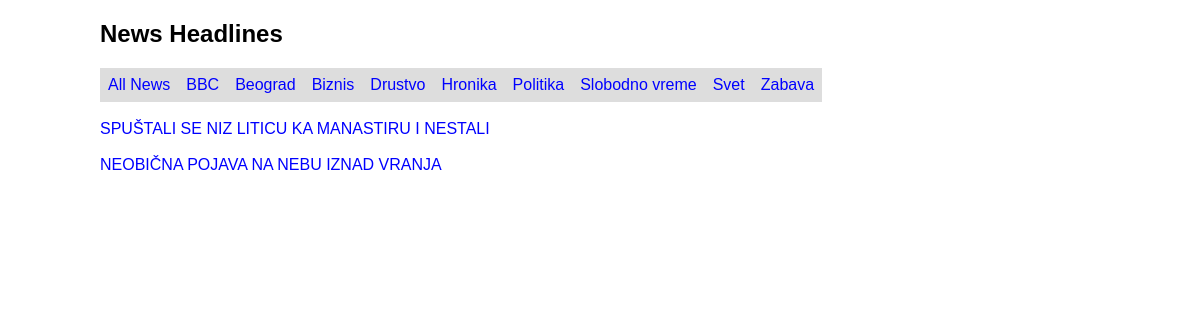
The app's page /pages/selectNews.php?category=Drustvo with its own data.
### tables this page shows
CREATE TABLE IF NOT EXISTS `news` (
  `id` int NOT NULL AUTO_INCREMENT,
  `title` varchar(255) NOT NULL,
  `content` text NOT NULL,
  `date` datetime DEFAULT CURRENT_TIMESTAMP,
  `category` varchar(100) NOT NULL,
  `author_id` int DEFAULT NULL,
  PRIMARY KEY (`id`),
  KEY `autor_id` (`author_id`)
);

### classes/News.class.php (called while the page is built, shortened)
<?php
    class News {
        private $conn;
        public function __construct($conn, $id, $title, $content, $category, $author_id) {
            $this->conn = $conn;
        }
        public function selectNews($category = null) {
            if ($category) {
                $sql = "SELECT * FROM news WHERE category = ? ORDER BY date DESC";
                $stmt = $this->conn->prepare($sql);
                $stmt->bind_param("s", $category);
            } else {
                $sql = "SELECT * FROM news ORDER BY date DESC";
                $stmt = $this->conn->prepare($sql);
            }
            $stmt->execute();
            $results = $stmt->get_result();
            $newsArray = array();
            if ($results->num_rows > 0) {
                while ($row = $results->fetch_assoc()) {
                    $newsArray[] = $row;
                }
            } else {
                echo "No news available!";
            }
            return $newsArray;
        }
        public function getCategories() {
            $sql = "SELECT DISTINCT category FROM news ORDER BY category ASC";
            $stmt = $this->conn->prepare($sql);
            $stmt->execute();
            $results = $stmt->get_result();
            $categories = array();
            if ($results->num_rows > 0) {
                while ($row = $results->fetch_assoc()) {
                    $categories[] = $row['category'];
                }
            }
            return $categories;
        }
    }
?>

### pages/selectNews.php (the view, shortened to what this page needs)
<?php
    include "../config/Connection.php";
    include "../classes/News.class.php";
    $news = new News($conn, "", "", "", "", "");
    $categories = $news->getCategories();
    $selectedCategory = isset($_GET['category']) ? $_GET['category'] : null;
    $newsArray = $news->selectNews($selectedCategory);
?>
<!DOCTYPE html>
<html>
    <head>
        <link href="../assets/style.css" type="text/css" rel="stylesheet">
    </head>
    <body>
        <h2>News Headlines</h2>
        <nav>
            <ul>
                <li><a href="selectNews.php">All News</a></li>
                <?php
                foreach ($categories as $category) {
                    echo "<li><a href='selectNews.php?category=" . urlencode($category) . "'>" . $category . "</a></li>";
                }
                ?>
            </ul><br>
        </nav>
        <?php
        if (!empty($newsArray)) {
            foreach ($newsArray as $newsItem) {
                echo "<div class='news-title'>";
                echo "<a href='viewNews.php?id=" . $newsItem['id'] . "'>" . $newsItem['title'] . "</a>";
                echo "</div><br>";
            }
        } else {
            echo "<p>No news to display!</p>";
        }
        ?>
    </body>
</html>

### assets/style.css (style rules this page uses)
body { width: 1000px; margin: 20px auto; font-family: Arial, Helvetica, sans-serif; }
a, a:visited { color: blue; }
.news-title a { text-decoration: none; }
ul { list-style-type: none; margin: 0; padding: 0; overflow: hidden; }
li { float: left; }
li a { display: block; padding: 8px; background-color: #dddddd; text-decoration: none; }

### records on screen
news: title "SPUŠTALI SE NIZ LITICU KA MANASTIRU I NESTALI"
news: title "NEOBIČNA POJAVA NA NEBU IZNAD VRANJA"

### other values on screen
$category "BBC"
$category "Beograd"
$category "Biznis"
$category "Drustvo"
$category "Hronika"
$category "Politika"
$category "Slobodno vreme"
$category "Svet"
$category "Zabava"
